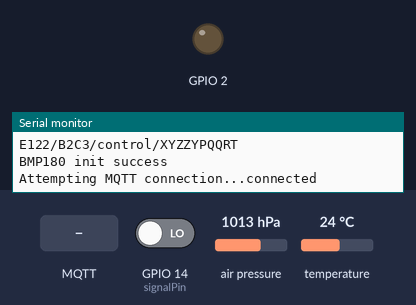
Bench run of a sketch on a simulated ESP8266 (Wemos D1 mini). On the bench: output pins drawn as LEDs (lit = HIGH), the last lines printed to the serial monitor. The inputs (shaded band) are chosen by the test bench; at power-on: GPIO 14 (signalPin) LOW, air pressure 1013 hPa, temperature 24 °C. WiFi joins after 1.5 s; servers stay silent unless stated; random numbers use the default seed unless the sketch sets one; no MQTT or app messages arrive unless stated.

Above: at 3.7 s.
3.8 s: MQTT message "nan" arrives on the first subscribed topic
At 4.5 s:
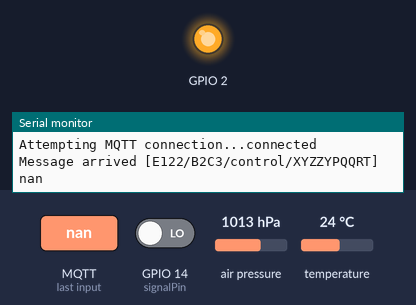
5.6 s: MQTT message "1" arrives on the first subscribed topic
At 6.9 s:
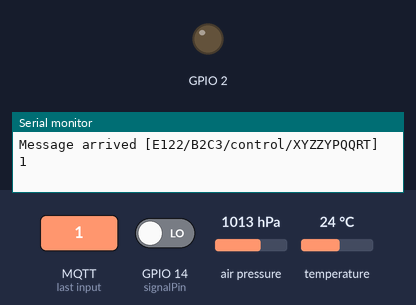
16.9 s: MQTT message "0" arrives on the first subscribed topic
At 18.1 s:
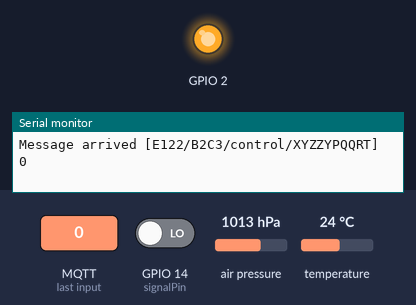
Timing chart, 0 to 19.9 s (numbered marks = the images above; inputs shaded):
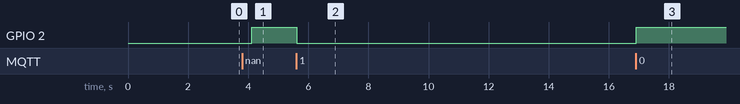

The sketch:

wemos_code.ino
```cpp
/*
  E122 - Wemos With MQTT and DHT11 - Version 0.1
  Updated: February 20th, 2018. at 4:07 PM.

  Integrated from components picked off the net by Prof.KP.
  Check  the configuration section for what you can tinker with.
  Modify code on your own risk.... But, ... do take risks....

********/
/*  Installation of drivers and other set up needed - Check CANVAS...

  To install the ESP8266 board, (using Arduino 1.6.4+):
  - Add the following 3rd party board manager under "File -> Preferences -> Additional Boards Manager URLs":
       http://arduino.esp8266.com/stable/package_esp8266com_index.json
  - Open the "Tools -> Board -> Board Manager" and click install for the ESP8266"
  - Select your ESP8266 in "Tools -> Board"
*/

#include "RunningMedian.h"
#include <ESP8266WiFi.h>
#include "PubSubClient.h"
#include "info.h"
#include "DHT.h"
// Your sketch must #include this library, and the Wire library.
// (Wire is a standard library included with Arduino.):

#include <SFE_BMP180.h>
#include <Wire.h>

// CONFIGURATION SETTINGS ....BEGIN

//Wifi Settings
//const char* ssid = "DLabsPrivate1";
//const char* password = "L3tsM@keSometh1n";
const char* ssid = "Stevens-Media";
const char* password = "Stevens1870";
// ANY WEMOS WITH A STICKER ON THE BACK IS REGISTERED TO THE NETWORK...
// THOSE WITHOUT THE STICKERS DO NOT WORK...


//MQTT Settings
const char* mqtt_server = "155.246.18.226";
const char* MQusername = "jojo";
const char* MQpassword = "hereboy";
// This magic word is added to the topic for control messages E122/<MAC4>/Control/MAGIC_WORD Param, Value
// Params Accepted PUBLISH_DELAY  VALUE in ms
//                 SLEEP_DELAY VALUE in ms
//
const char* MAGIC_WORD = "XYZZYPQQRT";
#define PUBLISH_DELAY  10000
#define SLEEP_DELAY 500
#define DEEP_SLEEP_SECONDS  10
//const char* mqtt_server = "broker.hivemq.com"; //This is a public server - no username/pwd
// Sleep delay is how long Wemos goes into sleep mode before re-checking --
// May help conserve power in the field -- you may have to check.
// Want to put it in Deepsleep while in field -else will burn through batteries. - power conserve mode...
// convert to microseconds
//ESP.deepSleep(sleepSeconds * 1000000);


//Set up the DHT22
#define DHTPIN 0//This is GPIO0 which is WeMos D3.
#define DHTTYPE DHT22
DHT dht(DHTPIN, DHTTYPE);


//Set up anemometer
#define signalPin 14
//GPIO14 in  WeMos D1 R2 is D5
bool mode_1_speed = false;
bool mode_2_speed = not mode_1_speed;

double current_time_speed = 0;
double previous_time_speed = 0;
bool print_now_speed = false;

double diameter = .25; //in feet
unsigned int num_decimal = 2;
unsigned int speed_pin = 3;

#define num_loop 100
#define mult_constant .25894
unsigned int delay_in_between = 10; //ms


//Set-up BMP180 Temp Altimeter sensor


float measured_altitude = 0;
float measured_temp = 0;
float measured_pressure = 0;

// You will need to create an SFE_BMP180 object, here called "pressure":

SFE_BMP180 pressure;

#define ALTITUDE 7.925 // Altitude of Hoboken, NJ, in meters

void setup_alt_temp()
{

  // Initialize the sensor (it is important to get calibration values stored on the device).

  if (pressure.begin())
    Serial.println("BMP180 init success");
  /*
    else
    {
    // Oops, something went wrong, this is usually a connection problem,
    // see the comments at the top of this sketch for the proper connections.

    Serial.println("BMP180 init fail\n\n");
    while(1); // Pause forever.
    }
  */
}


//MQTT  - 5000 ms is 5 sec.


//
//Note that since this is a real Wemos board -- it runs forever as opposed to
// the fakemos -- http://www.dmi.stevens.edu/fakemos/

// CONFIGURATION SETTINGS ....END

WiFiClient espClient;
info board_info;
PubSubClient client(espClient);
long lastMsg = 0;
char msg1[20], msg2[20];
char MQTopic1[50], MQTopic2[50];
char ControlTopic[50];
char BoardMac4[5];
float temp = 0;
float hum = 0;
float freq = 0;
int tm = 0;
int dt, ta, ha;


void setup_wifi() {

  delay(10);
  // We start by connecting to a WiFi network
  Serial.println();
  Serial.print("Connecting to ");
  Serial.println(ssid);

  WiFi.begin(ssid, password);

  while (WiFi.status() != WL_CONNECTED) {
    delay(500);
    Serial.print(".");
  }

  randomSeed(micros());

  Serial.println("");
  Serial.println("WiFi connected");
  Serial.println("IP address: ");
  Serial.println(WiFi.localIP());
  // Board Last 4.
  BoardMac4[0] = board_info.mac()[12];
  BoardMac4[1] = board_info.mac()[13];
  BoardMac4[2] = board_info.mac()[15];
  BoardMac4[3] = board_info.mac()[16];
  BoardMac4[4] = '\0';
  //
  // Need the null termination for the string stuff to work, declare 1 extra character...
  //
  Serial.println(" MAC  4 of the board");
  Serial.println(BoardMac4);
  sprintf(MQTopic1, "E122/%4s/Temperature", BoardMac4);
  sprintf(MQTopic2, "E122/%4s/Humidity", BoardMac4);
  sprintf(ControlTopic, "E122/%4s/control/%s", BoardMac4, MAGIC_WORD);
  Serial.println("Setting the topics");
  Serial.println(MQTopic1);
  Serial.println(MQTopic2);
  Serial.println("This Wemos Control channel is");
  Serial.println(ControlTopic);
}

void callback(char* topic, byte* payload, unsigned int length) {
  Serial.print("Message arrived [");
  Serial.print(topic);
  Serial.print("] ");
  for (int i = 0; i < length; i++) {
    Serial.print((char)payload[i]);
  }
  Serial.println();
  // Switch on the LED if an 1 was received as first character
  if ((char)payload[0] == '1') {
    digitalWrite(BUILTIN_LED, LOW);   // Turn the LED on (Note that LOW is the voltage level
    // but actually the LED is on; this is because
    // it is acive low on the ESP-01)
  } else {
    digitalWrite(BUILTIN_LED, HIGH);  // Turn the LED off by making the voltage HIGH
  }

}

void reconnect() {
  // Loop until we're reconnected
  while (!client.connected()) {
    Serial.print("Attempting MQTT connection...");
    // Create a random client ID
    String clientId = "ESP8266Client-";
    clientId += String(random(0xffff), HEX);
    // Attempt to connect
    if (client.connect(clientId.c_str(), MQusername, MQpassword)) {
      //    if (client.connect(clientId.c_str())) {
      Serial.println("connected");
      // Once connected, publish an announcement...
      //client.publish(MQtopic1, "00000");
      // ... and resubscribe ---- Dont subscribe KP
      // Wemos subscribes to its control channel E122/<mac4>/control
      client.subscribe(ControlTopic);
      // #KP - No announcements --- No Subscribes.
    }
    else {
      Serial.print("failed, rc=");
      Serial.print(client.state());
      Serial.println(" try again in 5 seconds");
      // Wait 5 seconds before retrying
      delay(5000);
    }
  }
}

void setup() {
  pinMode(BUILTIN_LED, OUTPUT);     // Initialize the BUILTIN_LED pin as an output
  pinMode (signalPin, INPUT);
  Serial.begin(115200);
  delay(1000);
  Serial.println("********************************************************");
  Serial.println("* E 122 Design II: Field Sustainable Systems           *");
  Serial.println("*                                                      *");
  Serial.println("* Wemos Firmware with MQTT and DHT11 Support           *");
  Serial.println("*                                                      *");
  Serial.println("* Version 0.1  Feb 20 2018  (Stevens)                  *");
  Serial.println("********************************************************");
  Serial.print("Board Mac Address:");
  Serial.println(board_info.mac());
  setup_wifi();
  setup_alt_temp();
  dht.begin();
  client.setServer(mqtt_server, 1883);
  client.setCallback(callback);
}

void loop() {

  if (!client.connected()) {
    reconnect();
  }
  client.loop();

  long now = millis();
  dt = now - lastMsg ;

  if (dt > PUBLISH_DELAY) {
    lastMsg = now;
    temp = dht.readTemperature(true);
    hum = dht.readHumidity();
    loop_alt_temp();
    Serial.print("Published :" );
    Serial.print(MQTopic1);
    Serial.print(" with value: " );
    Serial.println(msg1);
    client.publish(MQTopic1, msg1);
    Serial.print("Published :" );
    Serial.print(MQTopic2);
    Serial.print(" with value: " );
    Serial.println(msg2);
    client.publish(MQTopic2, msg2);
    RunningMedian wind_speed_samples = RunningMedian(100);
    for (int i = 0; i < num_loop; i++) {
      wind_speed_samples = get_speed(wind_speed_samples);
      delay(delay_in_between);
    }
    //print the data:
    float avg_temp = (temp + measured_temp) / 2;
    //avg_temp = 50;
    //speed_data = "51";
    //temp = 52;
    //measured_temp = 53;
    //hum = 54;
    //measured_pressure = 55;
    //measured_altitude = 56;
    snprintf (msg1, 20, "%d", (int) temp);
    snprintf (msg2, 20, "%d", (int) hum);
    Serial.println("Data," + check_nan(String(wind_speed_samples.getMedian(), num_decimal)) + "," + check_nan(String(temp, num_decimal)) + "," + check_nan(String(measured_temp, num_decimal)) + "," + check_nan(String(avg_temp, num_decimal)) + "," + check_nan(String(hum, num_decimal)) + "," + check_nan(String(measured_altitude, num_decimal)) + "," + check_nan(String(measured_pressure, num_decimal)) + ",DataEnd,");
  }
  //ESP.deepSleep(DEEP_SLEEP_SECONDS * 1000000);
  //digitalWrite(BUILTIN_LED, LOW);
  delay(SLEEP_DELAY);
  //digitalWrite(BUILTIN_LED, HIGH);
}


String check_nan(String data){
  if(data == "nan"){
      data = "0";
      data += ".";
      for(int i=0; i<num_decimal; i++){
        data += "0";
      }
    }
  return data;
}


RunningMedian get_speed(RunningMedian wind_speed_samples) {
  // put your main code here, to run repeatedly:
  //RPM data input

  //speed data input
  mode_1_speed = digitalRead(signalPin);
  if (mode_1_speed == mode_2_speed) {
    mode_2_speed = not mode_1_speed;
    current_time_speed = micros();
    if (print_now_speed == true) {
      //mph = rpm * 60min/hr * pi * diameter_of_wheel (feet) / 5280 ft/mile
      wind_speed_samples.add(long(mult_constant * 1000000 * 60 / (current_time_speed - previous_time_speed + delay_in_between)) * (60 * PI * diameter / 5280)); //get the speed
      print_now_speed = not print_now_speed;
    }
    else {
      print_now_speed = not print_now_speed;
    }
    previous_time_speed = current_time_speed;
  }
  return wind_speed_samples;
}


//BMP 180 Temperature pressure sensor:


/* SFE_BMP180 library example sketch
  This sketch shows how to use the SFE_BMP180 library to read the
  Bosch BMP180 barometric pressure sensor.
  https://www.sparkfun.com/products/11824
  Like most pressure sensors, the BMP180 measures absolute pressure.
  This is the actual ambient pressure seen by the device, which will
  vary with both altitude and weather.
  Before taking a pressure reading you must take a temparture reading.
  This is done with startTemperature() and getTemperature().
  The result is in degrees C.
  Once you have a temperature reading, you can take a pressure reading.
  This is done with startPressure() and getPressure().
  The result is in millibar (mb) aka hectopascals (hPa).
  If you'll be monitoring weather patterns, you will probably want to
  remove the effects of altitude. This will produce readings that can
  be compared to the published pressure readings from other locations.
  To do this, use the sealevel() function. You will need to provide
  the known altitude at which the pressure was measured.
  If you want to measure altitude, you will need to know the pressure
  at a baseline altitude. This can be average sealevel pressure, or
  a previous pressure reading at your altitude, in which case
  subsequent altitude readings will be + or - the initial baseline.
  This is done with the altitude() function.
  Hardware connections:
  - (GND) to GND
  + (VDD) to 3.3V
  (WARNING: do not connect + to 5V or the sensor will be damaged!)
  You will also need to connect the I2C pins (SCL and SDA) to your
  Arduino. The pins are different on different Arduinos:
  Any Arduino pins labeled:  SDA  SCL
  Uno, Redboard, Pro:        A4   A5
  Mega2560, Due:             20   21
  Leonardo:                   2    3
  Leave the IO (VDDIO) pin unconnected. This pin is for connecting
  the BMP180 to systems with lower logic levels such as 1.8V
  Have fun! -Your friends at SparkFun.
  The SFE_BMP180 library uses floating-point equations developed by the
  Weather Station Data Logger project: http://wmrx00.sourceforge.net/
  Our example code uses the "beerware" license. You can do anything
  you like with this code. No really, anything. If you find it useful,
  buy me a beer someday.
  V10 Mike Grusin, SparkFun Electronics 10/24/2013
  V1.1.2 Updates for Arduino 1.6.4 5/2015
*/

void loop_alt_temp()
{
  char status;
  double T, P, p0, a;

  // Loop here getting pressure readings every 10 seconds.

  // If you want sea-level-compensated pressure, as used in weather reports,
  // you will need to know the altitude at which your measurements are taken.
  // We're using a constant called ALTITUDE in this sketch:

  /*
    Serial.println();
    Serial.print("provided altitude: ");
    Serial.print(ALTITUDE,0);
    Serial.print(" meters, ");
    Serial.print(ALTITUDE*3.28084,0);
    Serial.println(" feet");
  */

  // If you want to measure altitude, and not pressure, you will instead need
  // to provide a known baseline pressure. This is shown at the end of the sketch.

  // You must first get a temperature measurement to perform a pressure reading.

  // Start a temperature measurement:
  // If request is successful, the number of ms to wait is returned.
  // If request is unsuccessful, 0 is returned.

  status = pressure.startTemperature();
  if (status != 0)
  {
    // Wait for the measurement to complete:
    delay(status);

    // Retrieve the completed temperature measurement:
    // Note that the measurement is stored in the variable T.
    // Function returns 1 if successful, 0 if failure.

    status = pressure.getTemperature(T);
    if (status != 0)
    {
      measured_temp = (9.0 / 5.0) * T + 32.0; //deg F
      /*
        // Print out the measurement:
        Serial.print("temperature: ");
        Serial.print(T,2);
        Serial.print(" deg C, ");
        Serial.print((9.0/5.0)*T+32.0,2);
        Serial.println(" deg F");
      */

      // Start a pressure measurement:
      // The parameter is the oversampling setting, from 0 to 3 (highest res, longest wait).
      // If request is successful, the number of ms to wait is returned.
      // If request is unsuccessful, 0 is returned.

      status = pressure.startPressure(3);
      if (status != 0)
      {
        // Wait for the measurement to complete:
        delay(status);

        // Retrieve the completed pressure measurement:
        // Note that the measurement is stored in the variable P.
        // Note also that the function requires the previous temperature measurement (T).
        // (If temperature is stable, you can do one temperature measurement for a number of pressure measurements.)
        // Function returns 1 if successful, 0 if failure.

        status = pressure.getPressure(P, T);
        if (status != 0)
        {
          /*
            // Print out the measurement:
            Serial.print("absolute pressure: ");
            Serial.print(P,2);
            Serial.print(" mb, ");
            Serial.print(P*0.0295333727,2);
            Serial.println(" inHg");
          */
          // The pressure sensor returns abolute pressure, which varies with altitude.
          // To remove the effects of altitude, use the sealevel function and your current altitude.
          // This number is commonly used in weather reports.
          // Parameters: P = absolute pressure in mb, ALTITUDE = current altitude in m.
          // Result: p0 = sea-level compensated pressure in mb

          p0 = pressure.sealevel(P, ALTITUDE); // we're at 1655 meters (Boulder, CO)
          /*
            Serial.print("relative (sea-level) pressure: ");
            Serial.print(p0,2);
            Serial.print(" mb, ");
            Serial.print(p0*0.0295333727,2);
            Serial.println(" inHg");
          */
          measured_pressure = p0 * 0.0295333727; //in Hg

          // On the other hand, if you want to determine your altitude from the pressure reading,
          // use the altitude function along with a baseline pressure (sea-level or other).
          // Parameters: P = absolute pressure in mb, p0 = baseline pressure in mb.
          // Result: a = altitude in m.
          a = pressure.altitude(P, p0);
          /*
            Serial.print("computed altitude: ");
            Serial.print(a,0);
            Serial.print(" meters, ");
            Serial.print(a*3.28084,0);
            Serial.println(" feet");
          */
          measured_altitude = a * 3.28084; //in feet from sea level
        }
        else Serial.println("error retrieving pressure measurement\n");
      }
      else Serial.println("error starting pressure measurement\n");
    }
    else Serial.println("error retrieving temperature measurement\n");
  }
  else Serial.println("error starting temperature measurement\n");

  delay(5000);  // Pause for 5 seconds.
}
```

Measured:
- after the input at 3.8 s, GPIO 2: LOW → HIGH after 0.31 s
- after the input at 5.6 s, GPIO 2: HIGH → LOW at once
- after the input at 16.9 s, GPIO 2: LOW → HIGH at once
